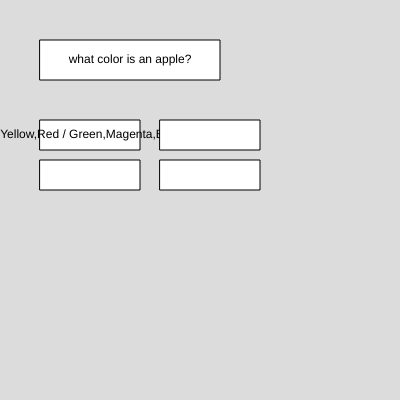
Frame 1 (no input)
Frame 60 (no input): identical to frame 1, image omitted
Frame 120 (the mouse pressed at the canvas centre since frame 60): identical to frame 1, image omitted

The p5.js sketch that drew this single still picture (run headless with seeded random() and noise() and a simulated clock; from frame 60 on, the mouse is pressed at the canvas centre):

// p5.js sketch
// ── sketch.js

// The buttons/ should change it to an array
let myButton;
let myButton2;
let myButton3;
let myButton4;
let myButton5;

let score = 0;
let currentQuestion =0;

// questions/answers

let quizContents = [
  {
   question: "what color is an apple?",
   response: [ ["Yellow"], ["Red / Green"], ["Magenta"], ["Blue"] ], 
   answer:[1]
  },
  {
    question: 'How tall was the world trade center?',
    response: [ "420 meters", "490 meters", "415 meters", "500 meters"],
    answer:[2]
  },
  {
    question: "At what height are you offically in space?",
    response:  [ "90Km", "200Km", "100Km", "500Km"],
    answer:[2]
  }
 ];




function setup() {
  createCanvas(400, 400);

 // draws the layout of the quiz
  myButton = new Button(quizContents[0].question,40,40,180,40);
  myButton.onClick = function(){myButtonConsole  ("Button one pressed!")};

  myButton2 = new Button(quizContents[0].response ,40 ,120, 100, 30);
  myButton2.onClick = function(){myButtonConsole("Button two pressed!")};

  myButton3 = new Button(quizContents[0][1], 160, 120, 100, 30);
  myButton3.onClick = function(){myButtonConsole("Button three pressed!")};

  myButton4 = new Button (quizContents[0][2], 40, 160,100,30);
  myButton4.onClick = function(){myButtonConsole("Button four pressed!")};

  myButton5 = new Button (quizContents[0][3],160, 160, 100, 30 );
  myButton5.onClick = function(){myButtonConsole("Button five pressed!")};
}

// checks if the mouse press is detected shows in the console
function myButtonConsole(a){
  console.log(a);

}

function draw() {
  background(220);

  myButton.display();
  myButton2.display();
  myButton3.display();
  myButton4.display();
  myButton5.display();
}

function correctAnswer(){
  let response = window.prompt(quizContents[i].lenght);

  for(i=0; i<quizContents.length; i++){
    if(response === quizContents[i].answer){
      score++;
      currentQuestion++;
      console.log(quizContents[i].question);
    }
  }

    
}



// ── Button.js
class Button{
    // defines some variables for the buttons

    constructor(text,xPos,yPos,width,height){
        this.text= text;
        this.xPos = xPos;
        this.yPos= yPos;
        this.width= width;
        this.height = height;
        
    }

clicked= false;
onClick= function(){};

    display(){
        // drawing the button and text
        rect(this.xPos, this.yPos, this.width, this.height);
        textAlign(CENTER,CENTER);
        text(this.text, this.xPos + this.width/2 ,this.yPos + this.height/2 );

        // checks if the button is clicked
         if(mouseIsPressed && !this.clicked){
            if(this.mousePos()){
                this.clicked = true;
                this.onClick();
                
                
               

            }else if(!mouseIsPressed){
                this.clicked = false;
                
            }
            

        }
        
    }

    mousePos(){
        if(mouseX > this.xPos && mouseX < this.xPos + this.width &&
            mouseY> this.yPos && mouseY < this.yPos + this.height){
            return true;
    }
      return false;
}
}
